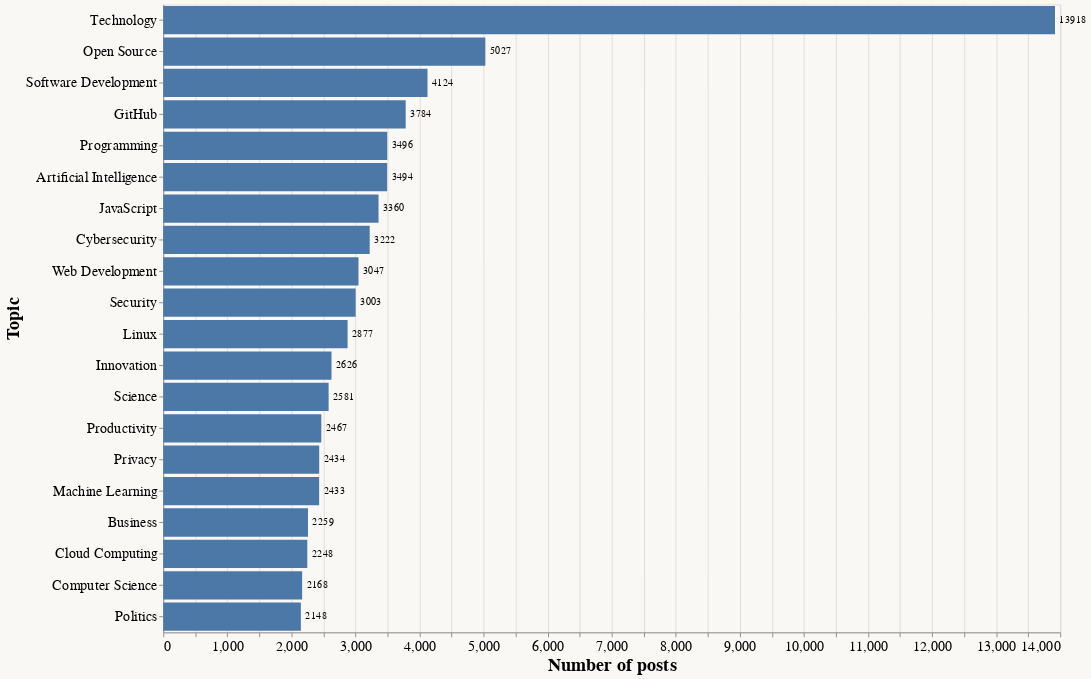

The code cell stored with this chart in its notebook:
### Code cell
from itertools import chain, islice

import altair as alt
import pandas as pd

alt.renderers.enable('html')

from altair_theme import THEME
alt.themes.register('ob', lambda: THEME)
alt.themes.enable('ob')

#alt.themes.enable('fivethirtyeight')
#theme = alt.themes.get()
#theme['config']['background'] = 'black'

c = Counter(all_topics())
df = pd.DataFrame(c.most_common(20), columns=['Topic', 'Count'])

base = alt.Chart(df).encode(
    x=alt.X('Count', title="Number of posts"),
    y=alt.Y("Topic").sort('-x'),
    text='Count',

).properties(width=1000, height=700)
chart = base.mark_bar() + base.mark_text(align='left', dx=5)
chart.configure(axis=alt.AxisConfig(labelFontSize=16, titleFontSize=20))

### Figure 1 — Vega-Lite specification as saved in the notebook (floating-point values rounded to 4 significant figures)
{"arc": {"fill": "#30a2da"}, "area": {"fill": "#30a2da"}, "axis": {"domainColor": "#cbcbcb", "grid": true, "gridColor": "#cbcbcb", "gridWidth": 1, "labelColor": "#999", "labelFontSize": 24, "labelPadding": 4, "tickColor": "#cbcbcb", "tickSize": 10, "titleColor": "#333", "titleFontSize": 24, "titlePadding": 10}, "axisBand": {"grid": false}, "background": "#faf8f4", "bar": {"binSpacing": 2, "fill": "#30a2da", "stroke": null}, "group": {"fill": "#f0f0f0"}, "legend": {"labelColor": "#333", "labelFontSize": 14, "padding": 1, "symbolSize": 30, "symbolType": "square", "titleColor": "#333", "titleFontSize": 16, "titlePadding": 20}, "line": {"stroke": "#30a2da", "strokeWidth": 2}, "path": {"stroke": "#30a2da", "strokeWidth": 0.5}, "point": {"filled": true, "shape": "circle"}, "range": {"category": ["#30a2da", "#fc4f30", "#e5ae38", "#6d904f", "#8b8b8b", "#b96db8", "#ff9e27", "#56cc60", "#52d2ca", "#52689e", "#545454", "#9fe4f8"], "diverging": ["#cc0020", "#e77866", "#f6e7e1", "#d6e8ed", "#91bfd9", "#1d78b5"], "heatmap": ["#d6e8ed", "#cee0e5", "#91bfd9", "#549cc6", "#1d78b5"]}, "rect": {"fill": "#30a2da"}, "shape": {"stroke": "#30a2da"}, "title": {"anchor": "start", "fontSize": 24, "fontWeight": 400, "offset": 20}, "layer": [{"mark": {"type": "bar"}, "encoding": {"text": {"field": "Count", "type": "quantitative"}, "x": {"field": "Count", "title": "Number of posts", "type": "quantitative"}, "y": {"field": "Topic", "sort": "-x", "type": "nominal"}}}, {"mark": {"type": "text", "align": "left", "dx": 5}, "encoding": {"text": {"field": "Count", "type": "quantitative"}, "x": {"field": "Count", "title": "Number of posts", "type": "quantitative"}, "y": {"field": "Topic", "sort": "-x", "type": "nominal"}}}], "config": {"axis": {"labelFontSize": 16, "titleFontSize": 20}}, "data": {"name": "data-7ee478d8a369e148e64017d8124d9bc6"}, "height": 700, "width": 1000, "$schema": "https://vega.github.io/schema/vega-lite/v5.17.0.json", "datasets": {"data-7ee478d8a369e148e64017d8124d9bc6": [{"Topic": "Technology", "Count": 13918}, {"Topic": "Open Source", "Count": 5027}, {"Topic": "Software Development", "Count": 4124}, {"Topic": "GitHub", "Count": 3784}, {"Topic": "Programming", "Count": 3496}, {"Topic": "Artificial Intelligence", "Count": 3494}, {"Topic": "JavaScript", "Count": 3360}, {"Topic": "Cybersecurity", "Count": 3222}, {"Topic": "Web Development", "Count": 3047}, {"Topic": "Security", "Count": 3003}, {"Topic": "Linux", "Count": 2877}, {"Topic": "Innovation", "Count": 2626}, {"Topic": "Science", "Count": 2581}, {"Topic": "Productivity", "Count": 2467}, {"Topic": "Privacy", "Count": 2434}, {"Topic": "Machine Learning", "Count": 2433}, {"Topic": "Business", "Count": 2259}, {"Topic": "Cloud Computing", "Count": 2248}, {"Topic": "Computer Science", "Count": 2168}, {"Topic": "Politics", "Count": 2148}]}}
